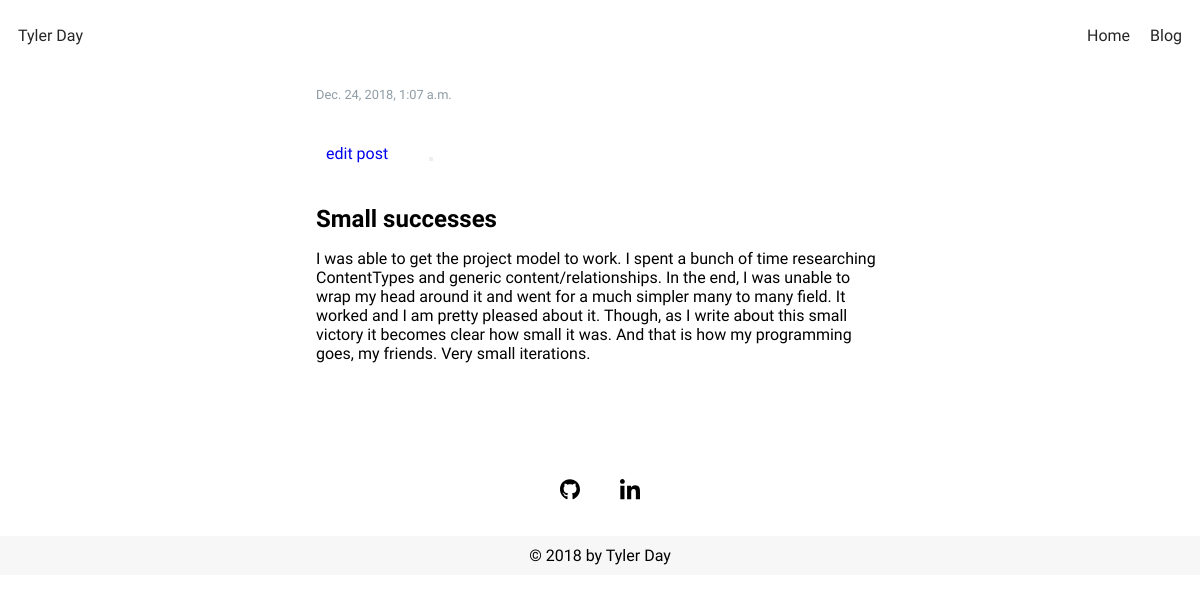
The app's page /post/17/ with its own data.
### blog/models.py (models this page shows, shortened)
class Post(models.Model):
    author = models.ForeignKey(settings.AUTH_USER_MODEL, on_delete=models.CASCADE)
    title = models.CharField(max_length=200)
    text = models.TextField()
    created_date = models.DateTimeField(default=timezone.now)
    published_date = models.DateTimeField(blank=True, null=True)
    photo  = models.ForeignKey(Image, on_delete=models.CASCADE, blank=True, null=True)

### blog/views.py (the view)
# urls.py: path('post/<int:pk>/', views.post_detail, name='post_detail'),
def post_detail(request, pk):
    post = get_object_or_404(Post, pk=pk)
    return render(request, 'blog/post_detail.html', {'post':post})

### blog/models.py (called while the page is built)
    def __str__(self):
        return self.name

### blog/templates/blog/post_detail.html (shortened to what this page needs)
{% extends 'blog/base.html' %}
{% block content %}
    <div class="post-detail">
        <div class="post-contents">
        {% if post.published_date %}
            <div class="date">
                {{ post.published_date }}
            </div>
        {% endif %}
        <a href="{% url 'post_edit' pk=post.pk %}" class="btn">edit post</a>
        <button type="button"></button>
        <h2>{{ post.title }}</h2>
        <p>{{ post.text|linebreaksbr }}</p>
        </div>
    </div>
    {% endblock %}

### blog/static/css/blog.css (style rules this page uses)
* { margin: 0; padding:0; }
p { font-family: 'Raleway', serif; }
a, a:visited { text-decoration: none; font-family: 'Raleway', serif; }
h1, h2, h3, h4 { font-family: 'Work Sans', sans-serif; font-weight: 700; }
.post-detail { margin-bottom: 70px; display: flex; flex-direction: column; justify-content: center; align-items: center; flex-wrap: wrap; }
.post-contents { min-width: 320px; width: 50%; color: black; flex-grow: 1; }
.post-contents > * { margin: 1rem .7rem 1rem 1rem; }
.date { color: hsla(205, 11%, 60%,1); font-family: "Raleway",serif; font-size: .8em; }
.btn { display: inline-block; background-color: transparent; padding: 10px; text-decoration: none; border:none; cursor: pointer; }

### records on screen
Post: published_date "Dec. 24, 2018, 1:07 a.m.", title "Small successes", text "I was able to get the project model to work. I spent a bunch of time researching ContentTypes and generic content/relationships. In the end, I was unable to wrap my head around it and went for a much simpler many to many field. It worked and I am pretty pleased about it. Though, as I write about this small victory it becomes clear how small it was. And that is how my programming goes, my friends. Very small iterations."
